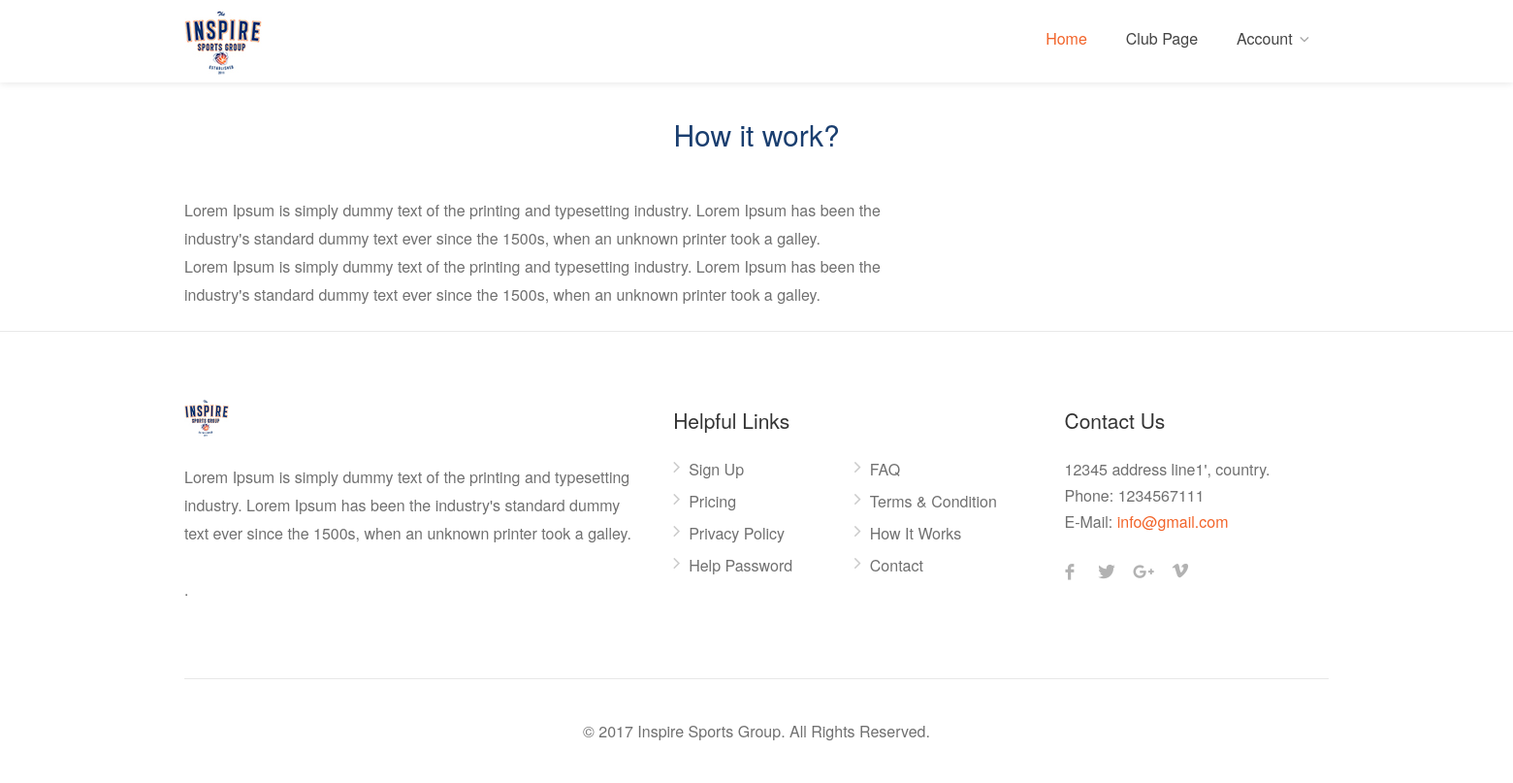
Page /index.php/netball/working on the committed database.
### tables this page shows
CREATE TABLE IF NOT EXISTS `tbl_how_its_work` (
  `how_its_work_id` int(11) NOT NULL AUTO_INCREMENT,
  `description` longtext NOT NULL,
  `image1` varchar(255) NOT NULL,
  `image2` varchar(255) NOT NULL,
  `image3` varchar(255) NOT NULL,
  `description1` longtext NOT NULL,
  PRIMARY KEY (`how_its_work_id`)
);

CREATE TABLE IF NOT EXISTS `tbl_about_us` (
  `about_id` int(11) NOT NULL AUTO_INCREMENT,
  `description` longtext NOT NULL,
  PRIMARY KEY (`about_id`)
);

CREATE TABLE IF NOT EXISTS `tbl_contact_us` (
  `contact_us_id` int(11) NOT NULL AUTO_INCREMENT,
  `email` varchar(255) NOT NULL,
  `phone` varchar(255) NOT NULL,
  `address` longtext NOT NULL,
  PRIMARY KEY (`contact_us_id`)
);

### application/views/content_handler.php (called while the page is built)
<?php include('header.php');?>
<?php include('navbar.php');?>
<?php include('content.php');?>
<?php include('footer.php');?>

### application/controllers/Netball.php (called while the page is built, shortened)
<?php
class Netball extends CI_Controller {
    public function __construct()
    {
        $this->load->library(array('session'));
        $this->load->model('Netballmodel');
    }
    public function working()
    {
        $data['pageName'] = "WORKING";
        $data['aboutusinfo'] = $this->Netballmodel->getaboutusinfo();
        $data['contactusinfo'] = $this->Netballmodel->getcontactusinfo();
        $data['sociallinkdatalist'] = $this->Netballmodel->getsociallinkdatalist();
        $data['howitworkinfo'] = $this->Netballmodel->gethowitworkinfo();
        $this->load->view("content_handler", $data);
    }
}

### index.php (called while the page is built, shortened)
<?php
require_once BASEPATH.'core/CodeIgniter.php';

### application/models/Netballmodel.php (called while the page is built, shortened)
<?php
Class Netballmodel extends CI_Model
{
     public function getaboutusinfo()
    {
        $this->db->select('*');
        $this->db->from('tbl_about_us');
        return $this->db->get()->row();
    }
     public function getcontactusinfo()
    {
        $this->db->select('*');
        $this->db->from('tbl_contact_us');
        return $this->db->get()->row();
    }
     public function getsociallinkdatalist()
    {
        $this->db->select('*');
        $this->db->from('tbl_social_link');
        $this->db->where('status',1);
        return $this->db->get()->result();
    }
     public function gethowitworkinfo()
    {
        $this->db->select('*');
        $this->db->from('tbl_how_its_work');
        return $this->db->get()->row();
    }
}

### application/views/contents/working.php (the view, shortened to what this page needs)
<div class="container">
	<h3 class="headline centered margin-bottom-45 padding-top-35">How it work?</h3>
	<div class="row">
		<div class="col-sm-8 col-md-8 col-lg-8">
			<p style="margin-bottom:3%">
				<?php if (!empty($howitworkinfo->description)) echo $howitworkinfo->description; ?>
			</p>
		</div>
		<div class="col-sm-4 col-md-4 col-lg-4">
		</div>
	</div>
</div>

### application/views/footer.php (shortened to what this page needs)
<link rel="stylesheet" href="https://cdnjs.cloudflare.com/ajax/libs/font-awesome/4.7.0/css/font-awesome.min.css">
  <div id="footer">
    <div class="container">
      <div class="row">
        <div class="col-md-5 col-sm-6">
          <img class="footer-logo" src="<?php echo base_url('assets/images/logoinspire.jpg');?>" alt=""> <br>
          <br>
          <p><?php if (!empty($aboutusinfo->description)) echo $aboutusinfo->description; ?>.</p>
        </div>
        <div class="col-md-4 col-sm-6 ">
          <h4>Helpful Links</h4>
          <ul class="footer-links">
            <li><a href="<?php echo site_url('netball/registerAccType');?>">Sign Up</a></li>
            <li><a href="<?php echo site_url('netball/pricing');?>">Pricing</a></li>
            <li><a href="<?php echo site_url('netball/privacy');?>">Privacy Policy</a></li>
            <li><a href="<?php echo site_url('netball/help_password');?>">Help Password</a></li>
          </ul>
          <ul class="footer-links">
            <li><a href="<?php echo site_url('netball/faq');?>">FAQ</a></li>
            <li><a href="<?php echo site_url('netball/terms_condition');?>">Terms & Condition</a></li>
            <li><a href="<?php echo site_url('netball/working');?>">How It Works</a></li>
            <li><a href="<?php echo site_url('netball/contact');?>">Contact</a></li>
          </ul>
          <div class="clearfix"></div>
        </div>
        <div class="col-md-3  col-sm-12">
          <h4>Contact Us</h4>
          <div class="text-widget"> <span><?php if (!empty($contactusinfo->address)) echo $contactusinfo->address; ?></span> <br>
            Phone: <span><?php if (!empty($contactusinfo->phone)) echo $contactusinfo->phone; ?></span><br>
            E-Mail:<span> <a href="#"><?php if (!empty($contactusinfo->email)) echo $contactusinfo->email; ?></a> </span><br>
          </div>
          <ul class="social-icons margin-top-20">
             <?php
              $fade = "";
              $service = "";
              $index = 0;
              foreach ($sociallinkdatalist as $sociallinkdata) {
                if($index == 0) {
                  $service = "facebook";
                  $fade = "icon-facebook";
                }
                else if($index == 1) {
                  $service = "twitter";
                  $fade = "icon-twitter";
                }
                else if($index == 2) {
                  $service = "gplus";
                  $fade = "icon-gplus";
                }
                else if($index == 3) {
                  $service = "vimeo";
                  $fade = "icon-vimeo";
                }
                 else if($index == 4) {
                 break;
                }
              ?>
                <li><a class="<?php echo $service; ?>" href="<?php if (!empty($sociallinkdata->link)) echo $sociallinkdata->link; ?>" target="new"><i class="<?php echo $fade; ?>"></i></a></li>
            <?php $index++; } ?>
          </ul>
        </div>
      </div>
      <div class="row">
        <div class="col-md-12">
          <div class="copyrights">© 2017 Inspire Sports Group. All Rights Reserved.</div>
        </div>
      </div>
    </div>
  </div>
<link href="<?php echo base_url('assets/css/plugins/datedropper.css');?>" rel="stylesheet" type="text/css">
</body>
</html>

### assets/css/colors/main.css (style rules this page uses)
.style-2 .trigger.active a,.style-2 .ui-accordion .ui-accordion-header-active:hover,.style-2 .ui-accordion .ui-accordion-header-active,#posts-nav li a:hover,.plan.featured .listing-badge,.post-content h3 a:hover,.add-review-photos i,.show-more-button i,.listing-details-sidebar li a,.star-rating .rating-counter a:hover,.more-search-options-trigger:after,.header-widget .sign-in:hover,#footer a,#footer .footer-links li a:hover,#navigation.style-1 .current,#navigation.style-1 ul li:hover a,.user-menu.active .user-name:after,.user-menu:hover .user-name:after,.user-menu.active .user-name,.user-menu:hover .user-name,.main-search-input-item.location a:hover,.chosen-container .chosen-results li.highlighted,.input-with-icon.location a i:hover,.sort-by .chosen-container-single .chosen-single div:after,.sort-by .chosen-container-single .chosen-default,.panel-dropdown a:after,.post-content a.read-more,.post-meta li a:hover,.widget-text h5 a:hover,.about-author a,a.button.border.white:hover,.icon-box-2 i,a.button.border,.style-2 .ui-accordion .ui-accordion-header:hover,.style-2 .trigger a:hover,.plan.featured .listing-badges .featured,.list-4 li:before,.list-3 li:before,.list-2 li:before,.list-1 li:before,.info-box h4,.testimonial-carousel .slick-slide.slick-active .testimonial:before,.sign-in-form .tabs-nav li a:hover,.sign-in-form .tabs-nav li.active a,.lost_password:hover a,#top-bar .social-icons li a:hover i,.listing-share .social-icons li a:hover i,.agent .social-icons li a:hover i,#footer .social-icons li a:hover i,.headline span i { color:#f2642a; }

### rows in the picture
tbl_how_its_work: description "Lorem Ipsum is simply dummy text of the printing and typesetting industry. Lorem Ipsum has been the industry's standard dummy text ever since the 1500s, when an unknown printer took a galley. Lorem Ipsum is simply dummy text of the printing and typesetting industry. Lorem Ipsum has been the industry's standard dummy text ever since the 1500s, when an unknown printer took a galley."
tbl_about_us: description "Lorem Ipsum is simply dummy text of the printing and typesetting industry. Lorem Ipsum has been the industry's standard dummy text ever since the 1500s, when an unknown printer took a galley."
tbl_contact_us: address "12345 address line1', country.", phone "1234567111", email "info@gmail.com"
